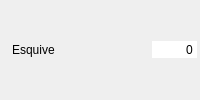
       <widget class="QWidget" name="widget_esquive" native="true">
        <property name="minimumSize">
         <size>
          <width>200</width>
          <height>26</height>
         </size>
        </property>
        <layout class="QHBoxLayout" name="horizontalLayout_7">
         <property name="spacing">
          <number>2</number>
         </property>
         <property name="leftMargin">
          <number>3</number>
         </property>
         <property name="topMargin">
          <number>3</number>
         </property>
         <property name="rightMargin">
          <number>3</number>
         </property>
         <property name="bottomMargin">
          <number>3</number>
         </property>
         <item>
          <widget class="QLabel" name="label_13">
           <property name="text">
            <string/>
           </property>
           <property name="pixmap">
            <pixmap resource="../images/images.qrc">:/Aptitudes/esquive.png</pixmap>
           </property>
          </widget>
         </item>
         <item>
          <widget class="QLabel" name="label_esquive">
           <property name="text">
            <string>Esquive</string>
           </property>
          </widget>
         </item>
         <item>
          <spacer name="horizontalSpacer_8">
           <property name="orientation">
            <enum>Qt::Horizontal</enum>
           </property>
           <property name="sizeHint" stdset="0">
            <size>
             <width>37</width>
             <height>12</height>
            </size>
           </property>
          </spacer>
         </item>
         <item>
          <widget class="QSpinBox" name="sp_esquive">
           <property name="focusPolicy">
            <enum>Qt::NoFocus</enum>
           </property>
           <property name="autoFillBackground">
            <bool>true</bool>
           </property>
           <property name="frame">
            <bool>false</bool>
           </property>
           <property name="alignment">
            <set>Qt::AlignRight|Qt::AlignTrailing|Qt::AlignVCenter</set>
           </property>
           <property name="buttonSymbols">
            <enum>QAbstractSpinBox::NoButtons</enum>
           </property>
           <property name="suffix">
            <string/>
           </property>
           <property name="maximum">
            <number>9999999</number>
           </property>
           <property name="stepType">
            <enum>QAbstractSpinBox::DefaultStepType</enum>
           </property>
          </widget>
         </item>
        </layout>
       </widget>
